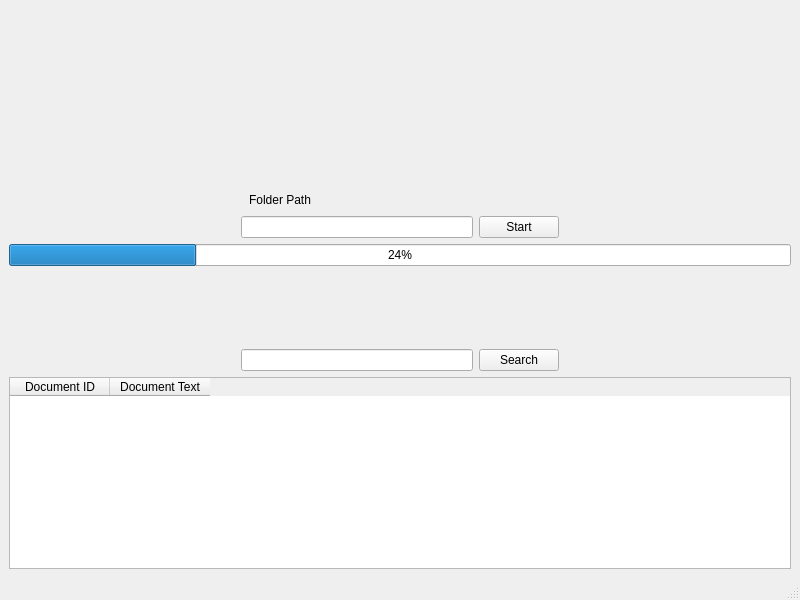
<?xml version="1.0" encoding="UTF-8"?>
<ui version="4.0">
 <class>MainWindow</class>
 <widget class="QMainWindow" name="MainWindow">
  <property name="geometry">
   <rect>
    <x>0</x>
    <y>0</y>
    <width>800</width>
    <height>600</height>
   </rect>
  </property>
  <property name="windowTitle">
   <string>MainWindow</string>
  </property>
  <widget class="QWidget" name="centralwidget">
   <layout class="QVBoxLayout" name="verticalLayout_5">
    <item>
     <layout class="QVBoxLayout" name="verticalLayout_4">
      <item>
       <spacer name="verticalSpacer_2">
        <property name="orientation">
         <enum>Qt::Vertical</enum>
        </property>
        <property name="sizeHint" stdset="0">
         <size>
          <width>20</width>
          <height>40</height>
         </size>
        </property>
       </spacer>
      </item>
      <item>
       <layout class="QVBoxLayout" name="verticalLayout_3">
        <item>
         <layout class="QHBoxLayout" name="horizontalLayout_3">
          <item>
           <spacer name="horizontalSpacer_5">
            <property name="orientation">
             <enum>Qt::Horizontal</enum>
            </property>
            <property name="sizeType">
             <enum>QSizePolicy::Expanding</enum>
            </property>
            <property name="sizeHint" stdset="0">
             <size>
              <width>70</width>
              <height>20</height>
             </size>
            </property>
           </spacer>
          </item>
          <item>
           <widget class="QLabel" name="label">
            <property name="text">
             <string>Folder Path</string>
            </property>
           </widget>
          </item>
          <item>
           <spacer name="horizontalSpacer_6">
            <property name="orientation">
             <enum>Qt::Horizontal</enum>
            </property>
            <property name="sizeHint" stdset="0">
             <size>
              <width>480</width>
              <height>20</height>
             </size>
            </property>
           </spacer>
          </item>
         </layout>
        </item>
        <item>
         <layout class="QVBoxLayout" name="verticalLayout">
          <item>
           <layout class="QHBoxLayout" name="horizontalLayout">
            <item>
             <spacer name="horizontalSpacer">
              <property name="orientation">
               <enum>Qt::Horizontal</enum>
              </property>
              <property name="sizeHint" stdset="0">
               <size>
                <width>98</width>
                <height>20</height>
               </size>
              </property>
             </spacer>
            </item>
            <item>
             <widget class="QLineEdit" name="path"/>
            </item>
            <item>
             <widget class="QPushButton" name="Start">
              <property name="text">
               <string>Start</string>
              </property>
             </widget>
            </item>
            <item>
             <spacer name="horizontalSpacer_2">
              <property name="orientation">
               <enum>Qt::Horizontal</enum>
              </property>
              <property name="sizeHint" stdset="0">
               <size>
                <width>148</width>
                <height>20</height>
               </size>
              </property>
             </spacer>
            </item>
           </layout>
          </item>
          <item>
           <widget class="QProgressBar" name="progressBar">
            <property name="value">
             <number>24</number>
            </property>
           </widget>
          </item>
         </layout>
        </item>
        <item>
         <layout class="QVBoxLayout" name="verticalLayout_2">
          <item>
           <spacer name="verticalSpacer">
            <property name="orientation">
             <enum>Qt::Vertical</enum>
            </property>
            <property name="sizeHint" stdset="0">
             <size>
              <width>20</width>
              <height>40</height>
             </size>
            </property>
           </spacer>
          </item>
          <item>
           <layout class="QHBoxLayout" name="horizontalLayout_2">
            <item>
             <spacer name="horizontalSpacer_3">
              <property name="orientation">
               <enum>Qt::Horizontal</enum>
              </property>
              <property name="sizeHint" stdset="0">
               <size>
                <width>128</width>
                <height>20</height>
               </size>
              </property>
             </spacer>
            </item>
            <item>
             <widget class="QLineEdit" name="search_word"/>
            </item>
            <item>
             <widget class="QPushButton" name="Search">
              <property name="text">
               <string>Search</string>
              </property>
             </widget>
            </item>
            <item>
             <spacer name="horizontalSpacer_4">
              <property name="orientation">
               <enum>Qt::Horizontal</enum>
              </property>
              <property name="sizeHint" stdset="0">
               <size>
                <width>198</width>
                <height>20</height>
               </size>
              </property>
             </spacer>
            </item>
           </layout>
          </item>
         </layout>
        </item>
       </layout>
      </item>
      <item>
       <widget class="QTableWidget" name="tableWidget">
        <column>
         <property name="text">
          <string>Document ID</string>
         </property>
        </column>
        <column>
         <property name="text">
          <string>Document Text</string>
         </property>
        </column>
       </widget>
      </item>
     </layout>
    </item>
   </layout>
  </widget>
  <widget class="QStatusBar" name="statusbar"/>
 </widget>
 <resources/>
 <connections/>
</ui>
